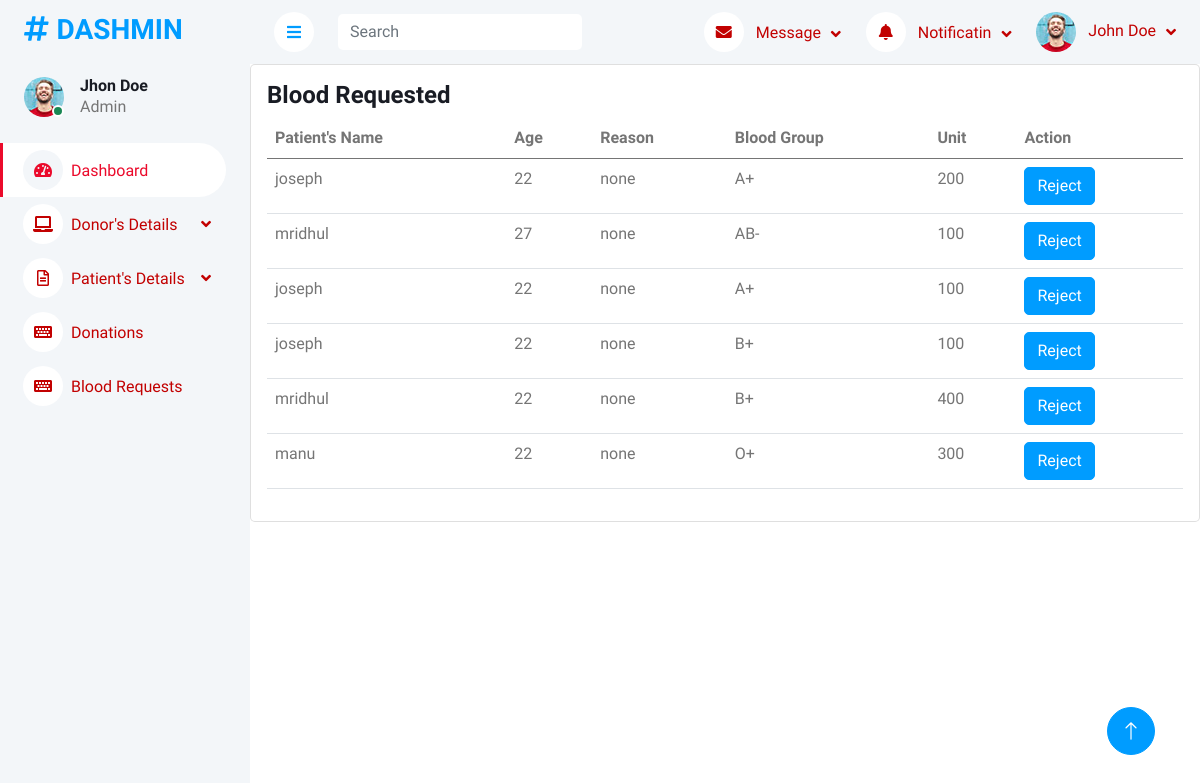
The page /backend/displaybloodRequests/ on the database its author committed.
### frontendd/models.py (models this page shows)
class makerequestdb(models.Model):
    patientname = models.CharField(max_length=100, null=True, blank=True)
    patientage = models.IntegerField(null=True, blank=True)
    reason= models.CharField(max_length=100, null=True, blank=True)
    bloodgroup = models.CharField(max_length=100, null=True, blank=True)
    unit = models.IntegerField(null=True, blank=True)

### backend/views.py (the view)
# urls.py: path('displaybloodRequests/',views.displaybloodRequests,name="displaybloodRequests"),
def displaybloodRequests(request):
    data =makerequestdb.objects.all()
    return render(request,"BloodRequests.html",{'data':data})

### backend/templates/BloodRequests.html (shortened to what this page needs)
<!DOCTYPE html>
{% extends 'index.html' %}
{% block content %}
<html lang="en">
<head>
</head>
<body>
<div class="col-lg-12 grid-margin stretch-card">
                <div class="card">
                  <div class="card-body">
                    <h4 class="card-title">Blood Requested</h4>
                    <div class="table-responsive">
                      <table class="table">
                        <thead>
                          <tr>
                            <th>Patient's Name</th>
                            <th>Age</th>
                            <th>Reason</th>
                              <th>Blood Group</th>
                               <th>Unit</th>
                              <th>Action</th>
                          </tr>
                        </thead>
                        <tbody>
                                  {% for d in data %}
        <tr>
            <td>{{d.patientname}}</td>
            <td>{{d.patientage}}</td>
            <td>{{d.reason}}</td>
            <td>{{d.bloodgroup}}</td>
            <td>{{d.unit}}</td>
            <td>
                 <button type="submit" class="btn btn-primary mr-2">Reject</button>
            </td>
        </tr>
        {% endfor %}
                        </tbody>
                      </table>
                    </div>
                  </div>
                </div>
              </div>
</body>
</html>
{% endblock %}

### backend/static/css/style.css (style rules this page uses)
:root { --primary: #eb0a2b; --light: #F3F6F9; --dark: #c20101; }
.btn { transition: .5s; }
.btn.btn-primary { color: #FFFFFF; }

### rows shown on the page
makerequestdb: patientname "joseph", patientage "22", reason "none", bloodgroup "A+", unit "200"
makerequestdb: patientname "mridhul", patientage "27", reason "none", bloodgroup "AB-", unit "100"
makerequestdb: patientname "joseph", patientage "22", reason "none", bloodgroup "A+", unit "100"
makerequestdb: patientname "joseph", patientage "22", reason "none", bloodgroup "B+", unit "100"
makerequestdb: patientname "mridhul", patientage "22", reason "none", bloodgroup "B+", unit "400"
makerequestdb: patientname "manu", patientage "22", reason "none", bloodgroup "O+", unit "300"
